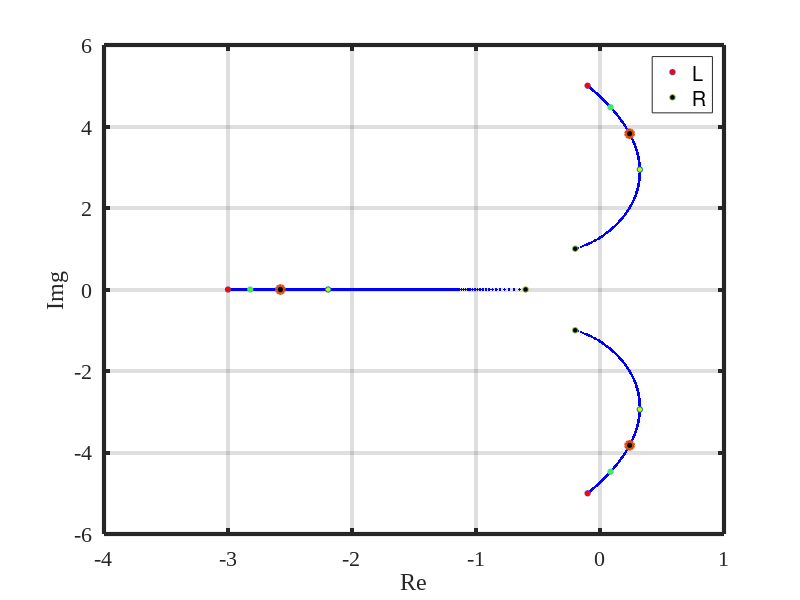
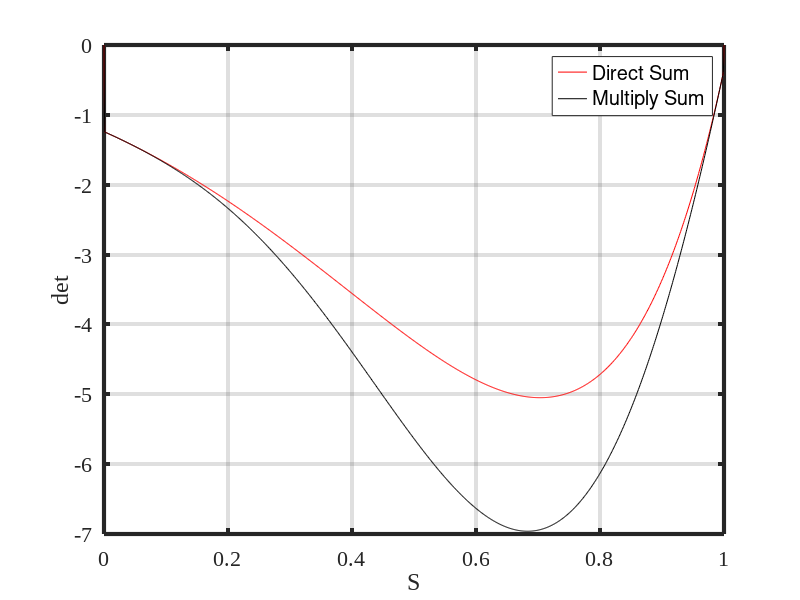

The MATLAB source for these figures, in order:
% check if the conjecture is true: p.36 in the book Simpson
%  ---Bifurcation in piecewise-smooth continuous systems ---
% Conjecture :eigenvalue of convex conbination of the Jacobians should
% corssthe imaginary axis when there is bifurcation

% check |exp(A(t)) * exp(B(t)) - I| relationship with |exp(A+B) - I|
% ------  LEFT UNPROVEN -----%
clc
close all
clear
%% CHECK THIS BY AIRFOIL MODEL 
public.plot.gca.linewidth = 3;
public.plot.gca.fontname = 'Times New Roman';
public.plot.gca.fontsize = 16;

%%  define the linear part & get the matrix A
% matrices from CARMONA, et al. 2004

A_1 = [-3.2 -1 0; 25.61 0 -1; -75.03 0 0];
A_2 = [-1 -1 0;1.28 0 -1; -0.624 0 0];


% FIRST GET THE MATRIX AND THE EIGENVALUES RESPECTIVELY

E1 = eig(A_1);
E2 = eig(A_2);

% 
n_m = size(A_1,1);

convex_A = @(s) s*A_2 + (1-s)*A_1;

s_list = 0:0.001:1;

EIG = zeros(length(s_list),n_m);
det_EC = zeros(length(s_list),2);

EIG(1,:) = E1.';
EIG(end,:) = E2.';

for i = 2:length(s_list)-1
    
    temp = convex_A(s_list(i));
    
    EIG(i,:)= eig(temp).';
    
    det_EC(i,1) = det(expm(temp)-eye(n_m));
    
    det_EC(i,2) = det(expm((1-s_list(i))*A_1)*expm(s_list(i)*A_2)-eye(n_m));
end

% plot 

FIG1 =figure;
plot(real(EIG),imag(EIG),'.','color','blue')
hold on
h1 = plot(real(E1),imag(E1),'o','markersize',4,'markerfacecolor','red','displayname','L');
h2 =plot(real(E2),imag(E2),'o','markersize',4,'markerfacecolor','black','displayname','R');
set(gca,'fontsize',public.plot.gca.fontsize,...
        'fontname',public.plot.gca.fontname,...
        'linewidth',public.plot.gca.linewidth)

xlabel('Re')
ylabel('Img')
grid on

% s_list(abs(real(EIG(:,1)))<1e-3)
% s_list(abs(real(EIG(:,2)))<1e-3)
% s_list(abs(real(EIG(:,3)))<1e-3)

% mark the special point with different color
n_ = 3;

len = 1/(n_ + 1);
s_s_list = 0:len:1;

% color 
c_ = (1-s_s_list')*[0 1 0] + s_s_list'*[1 1 0];

% mark the special point
for i = 2:length(s_s_list)-1
    s_EIG= eig(convex_A(s_s_list(i))).';
    plot(real(s_EIG),imag(s_EIG),'o','markersize',4,'markerfacecolor',c_(i,:));
end
s_EIG= eig(convex_A(0.5)).';
plot(real(s_EIG),imag(s_EIG),'o','markersize',6,'markerfacecolor',[0 0 0],'linewidth',2);

legend([h1 h2], 'location','best')


%%
FIG2 = figure;
h3 = plot(s_list,det_EC(:,1),'r-','displayname','Direct Sum');
hold on
h4 = plot(s_list,det_EC(:,2),'k-','displayname','Multiply Sum');
set(gca,'fontsize',public.plot.gca.fontsize,...
        'fontname',public.plot.gca.fontname,...
        'linewidth',public.plot.gca.linewidth)

xlabel('S')
ylabel('det')
grid on
legend([h3 h4], 'location','best')